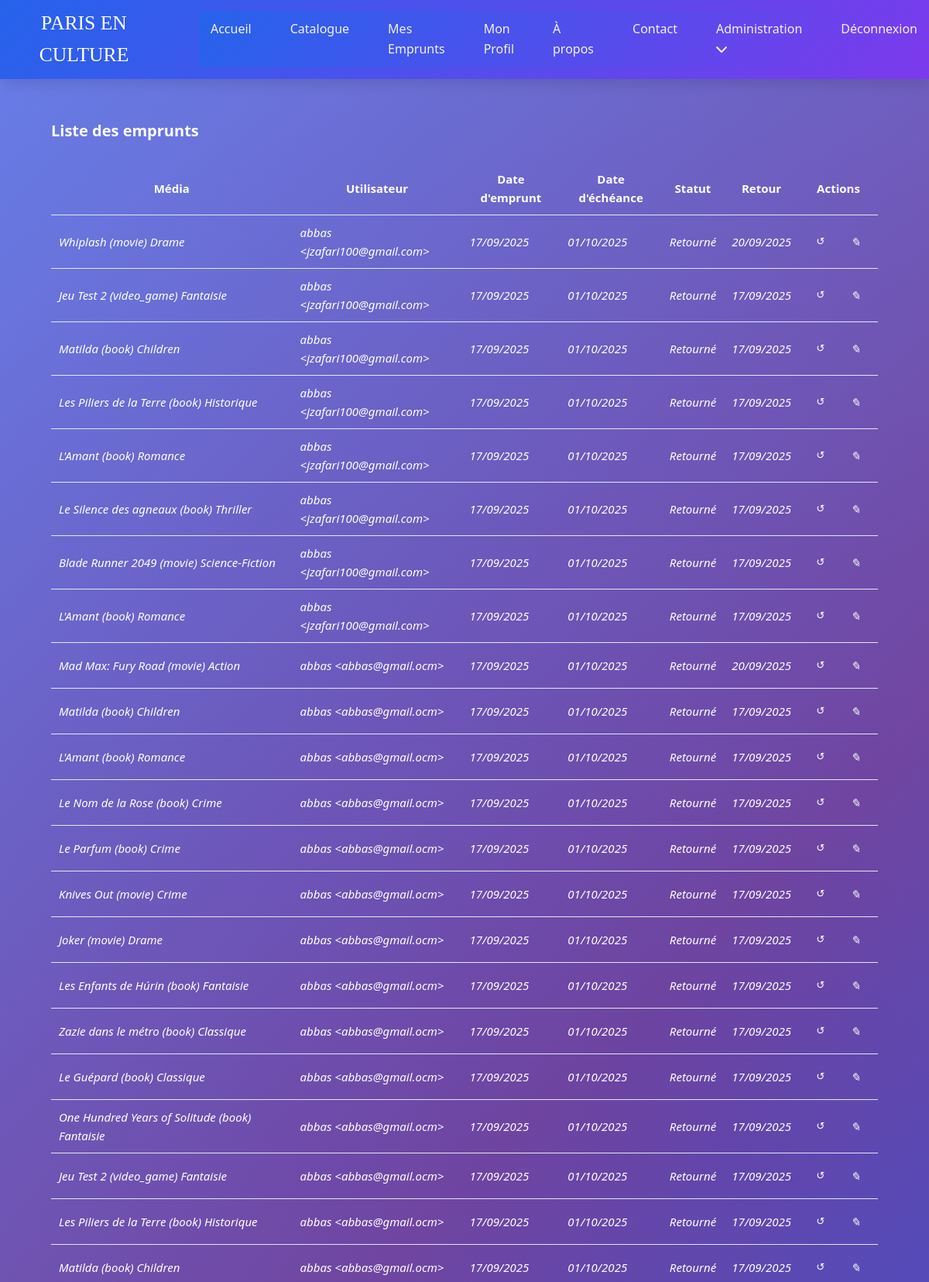
The page /public/admin/loans (signed in, upper part) on the database its author committed.
### tables this page shows
CREATE TABLE IF NOT EXISTS `loans` (
  `id` int NOT NULL AUTO_INCREMENT,
  `user_id` int NOT NULL,
  `media_id` int NOT NULL,
  `media_type` enum('book','movie','video_game') NOT NULL,
  `loan_date` datetime NOT NULL COMMENT 'Date et heure précise de l''emprunt',
  `return_date` datetime NOT NULL COMMENT 'Date et heure précise de retour prévue',
  `returned_at` datetime DEFAULT NULL COMMENT 'Date et heure réelle de retour',
  PRIMARY KEY (`id`),
  KEY `user_id` (`user_id`)
);

### core/view.php (called while the page is built, shortened)
<?php
function load_view($view, $data = [])
{
    $view_file = VIEW_PATH . '/' . $view . '.php';
    require $view_file;
}
function load_view_with_layout($view, $data = [], $layout = 'layout')
{
    load_view($view, $data);
}

### controllers/admin_controller.php (called while the page is built, shortened)
<?php
function admin_loans_list()
{
    $loans = get_all_loans();
    load_view_with_layout('admin/loans_list', ['loans' => $loans]);
}
function admin_loans()
{
    return admin_loans_list();
}

### core/router.php (called while the page is built, shortened)
<?php
function parse_request_url()
{
    $url = $_GET['url'] ?? '';
    $url = rtrim($url, '/');
    $url = filter_var($url, FILTER_SANITIZE_URL);
    $url_parts = explode('/', $url);
    $controller = $url_parts[0] ?? 'home';
    $action = $url_parts[1] ?? 'index';
    $params = array_slice($url_parts, 2);
    return [
        'controller' => $controller,
        'action' => $action,
        'params' => $params
    ];
}
function dispatch()
{
    $route = parse_request_url();
    $controller_name = $route['controller'];
    $action_name = $route['action'];
    $params = $route['params'];
    $action_function = $controller_name . '_' . $action_name;
    call_user_func_array($action_function, $params);
}

### public/index.php (called while the page is built, shortened)
<?php
require_once '../config/database.php';
require_once CORE_PATH . '/database.php';
require_once CORE_PATH . '/router.php';
require_once CORE_PATH . '/view.php';
require_once INCLUDE_PATH . '/helpers.php';
require_once MODEL_PATH . '/loan_model.php';
dispatch();

### models/loan_model.php (called while the page is built, shortened)
<?php
function get_all_loans($overdue_only = false) {
    $where = $overdue_only ? "WHERE l.returned_at IS NULL AND l.return_date < CURDATE()" : "";
    $query = "
        SELECT l.id, l.user_id, u.name AS user_name, u.email AS user_email, l.media_id, l.media_type,
               CASE l.media_type
                   WHEN 'book' THEN b.title
                   WHEN 'movie' THEN m.title
                   WHEN 'video_game' THEN v.title
               END AS media_title,
               CASE l.media_type
                   WHEN 'book' THEN b.gender
                   WHEN 'movie' THEN m.gender
                   WHEN 'video_game' THEN v.gender
               END AS media_genre,
               l.loan_date, l.return_date, l.returned_at
        FROM loans l
        JOIN users u ON l.user_id = u.id
        LEFT JOIN books b ON l.media_id = b.id AND l.media_type = 'book'
        LEFT JOIN movies m ON l.media_id = m.id AND l.media_type = 'movie'
        LEFT JOIN video_games v ON l.media_id = v.id AND l.media_type = 'video_game'
        $where
        ORDER BY l.loan_date DESC
    ";
    $loans = db_select($query);
    return $loans;
}
?>

### core/database.php (called while the page is built, shortened)
<?php
function db_connect() {
    static $pdo = null;
    if ($pdo === null) {
        try {
            $dsn = "mysql:host=" . DB_HOST . ";dbname=" . DB_NAME . ";charset=" . DB_CHARSET;
            $options = [
                PDO::ATTR_ERRMODE => PDO::ERRMODE_EXCEPTION,
                PDO::ATTR_DEFAULT_FETCH_MODE => PDO::FETCH_ASSOC,
                PDO::ATTR_EMULATE_PREPARES => false,
            ];
            $pdo = new PDO($dsn, DB_USER, DB_PASS, $options);
        } catch (PDOException $e) {
            die("Erreur de connexion à la base de données : " . $e->getMessage());
        }
    }
    return $pdo;
}
function db_select($query, $params = []) {
    $pdo = db_connect();
    $stmt = $pdo->prepare($query);
    $stmt->execute($params);
    return $stmt->fetchAll();
}

### views/admin/loans_list.php (the view, shortened to what this page needs)
<div class="admin-container">
    <div class="admin-header">
        <h1>Liste des emprunts</h1>
    </div>
    <?php if (empty($loans)): ?>
        <p>Aucun emprunt trouvé.</p>
    <?php else: ?>
        <table class="admin-table">
            <thead>
                <tr>
                    <th>Média</th>
                    <th>Utilisateur</th>
                    <th>Date d'emprunt</th>
                    <th>Date d'échéance</th>
                    <th>Statut</th>
                    <th>Retour</th>
                    <th>Actions</th>
                </tr>
            </thead>
            <tbody>
                <?php foreach ($loans as $loan): ?>
                    <?php
                    $is_overdue = !$loan['returned_at'] && strtotime($loan['return_date']) < time();
                    $status_class = $is_overdue ? 'overdue' : ($loan['returned_at'] ? 'returned' : 'in-progress');
                    $return_date = $loan['returned_at'] ? date('d/m/Y', strtotime($loan['returned_at'])) : 'Non retourné';
                    ?>
                    <tr class="<?php echo $status_class; ?>">
                        <td><?php echo e($loan['media_title'] . ' (' . $loan['media_type'] . ') ' . ($loan['media_genre'] ?? '')); ?></td>
                        <td><?php echo e($loan['user_name'] . ' <' . ($loan['user_email'] ?? '') . '>'); ?></td>
                        <td><?php echo date('d/m/Y', strtotime($loan['loan_date'])); ?></td>
                        <td><?php echo date('d/m/Y', strtotime($loan['return_date'])); ?></td>
                        <td><?php echo $is_overdue ? 'En retard (' . floor((time() - strtotime($loan['return_date'])) / (3600 * 24)) . ')' : ($loan['returned_at'] ? 'Retourné' : 'En cours'); ?></td>
                        <td><?php echo $return_date; ?></td>
                        <td class="actions">
                            <div class="action-group">
                                <form method="post" action="<?= url('admin/loan_return/' . $loan['id']); ?>" class="inline-form">
                                    <button type="submit" title="Retour" class="icon-btn">↺</button>
                                </form>
                                <a href="<?= url('admin/loan_edit/' . $loan['id']); ?>" class="icon-btn" title="Éditer">✎</a>
                            </div>
                        </td>
                    </tr>
                <?php endforeach; ?>
            </tbody>
        </table>
    <?php endif; ?>

### includes/helpers.php (shortened to what this page needs)
<?php
function escape($string)
{
    return htmlspecialchars((string)$string, ENT_QUOTES, 'UTF-8');
}
function e($string)
{
    echo escape($string);
}
function url($path = '')
{
    $base_url = rtrim(BASE_URL, '/');
    $path = ltrim($path, '/');
    return $base_url . '/' . $path;
}

### public/assets/css/style.css (style rules this page uses)
:root { --primary-color: #2563eb; --primary-hover: #1d4ed8; --secondary-color: #64748b; --success-color: #059669; --error-color: #dc2626; --warning-color: #d97706; --info-color: #0284c7; --background-color: #f1f5f9; --surface-color: #ffffff; --text-color: #0f172a; --text-muted: #64748b; --border-color: #e2e8f0; --accent-color: #7c3aed; --accent-hover: #6d28d9; --gradient-start: #667eea; --gradient-end: #764ba2; --white: #ffffff; --shadow: 0 1px 3px 0 rgba(0, 0, 0, 0.1); --shadow-md: 0 4px 6px -1px rgba(0, 0, 0, 0.1); --shadow-lg: 0 10px 15px -3px rgba(0, 0, 0, 0.1); --shadow-xl: 0 20px 25px -5px rgba(0, 0, 0, 0.1); }
body { font-family: 'Segoe UI', Tahoma, Geneva, Verdana, sans-serif; line-height: 1.6; background: radial-gradient(circle at 80% 20%, rgba(124, 58, 237, 0.15) 0%, rgba(124, 58, 237, 0) 25%), linear-gradient(135deg, #667eea 0%, #764ba2 25%, #2563eb 50%, #7c3aed 75%, #059669 100%); background-blend-mode: multiply; background-attachment: fixed; min-height: 100vh; display: flex; flex-direction: column; font-size: 14px; margin: 0; padding: 0; color: var(--text-color); }
.returned { color: #00ff00; font-style: italic; }
@media screen and (min-width: 576px) { body { font-size: 15px; } }

### public/assets/css/admin.css (style rules this page uses)
.admin-container { box-sizing: border-box; padding: 1rem; margin: 1.25rem auto; max-width: 1100px; }
.admin-header { display: flex; align-items: center; justify-content: space-between; gap: 12px; margin-bottom: 0.75rem; }
.admin-header h1 { margin: 0; font-size: 1.25rem; color:white; }
.admin-container h1 { margin-bottom: 0.75rem; }
.admin-container table { width: 100%; border-collapse: collapse; }
.admin-container table th, .admin-container table td { padding: 10px; border-bottom: 1px solid var(--border-color); }
.action-group { display: flex; gap: 8px; align-items: center; }
.icon-btn { display: inline-flex; align-items: center; justify-content: center; width: 36px; height: 36px; border-radius: 8px; border: 1px solid transparent; background: transparent; color: white; cursor: pointer; text-decoration: none; }
.admin-table { width: 100%; border-collapse: collapse; }
.admin-table thead { display: none; }
.admin-table tbody tr { color: #ffffff; display: block; background: rgba(255, 255, 255, 0.315); border-radius: 8px; padding: 12px; margin-bottom: 12px; box-shadow: var(--shadow); border: 1px solid var(--border-color); }
.admin-table td { display: flex; gap: 8px; align-items: center; justify-content: space-between; padding: 6px 0; }
@media (min-width: 900px) { .admin-table thead { color: #ffffff; display: table-header-group; } }
@media (min-width: 900px) { .admin-table tbody tr { display: table-row; background: transparent; box-shadow: none; border: none; margin: 0; } }
@media (min-width: 900px) { .admin-table td { display: table-cell; padding: 12px 14px; vertical-align: middle; } }

### rows shown on the page
loans: string "Whiplash (movie) Drame abbas <jzafari100@gmail.com>", loan_date "17/09/2025", return_date "01/10/2025", shows "Retourné", returned_at "20/09/2025"
loans: string "Jeu Test 2 (video_game) Fantaisie abbas <jzafari100@gmail.com>", loan_date "17/09/2025", return_date "01/10/2025", shows "Retourné", returned_at "17/09/2025"
loans: string "Matilda (book) Children abbas <jzafari100@gmail.com>", loan_date "17/09/2025", return_date "01/10/2025", shows "Retourné", returned_at "17/09/2025"
loans: string "Les Piliers de la Terre (book) Historique abbas <jzafari100@gmail.com>", loan_date "17/09/2025", return_date "01/10/2025", shows "Retourné", returned_at "17/09/2025"
loans: string "L'Amant (book) Romance abbas <jzafari100@gmail.com>", loan_date "17/09/2025", return_date "01/10/2025", shows "Retourné", returned_at "17/09/2025"
loans: string "Le Silence des agneaux (book) Thriller abbas <jzafari100@gmail.com>", loan_date "17/09/2025", return_date "01/10/2025", shows "Retourné", returned_at "17/09/2025"
loans: string "Blade Runner 2049 (movie) Science-Fiction abbas <jzafari100@gmail.com>", loan_date "17/09/2025", return_date "01/10/2025", shows "Retourné", returned_at "17/09/2025"
loans: string "L'Amant (book) Romance abbas <jzafari100@gmail.com>", loan_date "17/09/2025", return_date "01/10/2025", shows "Retourné", returned_at "17/09/2025"
loans: string "Mad Max: Fury Road (movie) Action abbas <abbas@gmail.ocm>", loan_date "17/09/2025", return_date "01/10/2025", shows "Retourné", returned_at "20/09/2025"
loans: string "Matilda (book) Children abbas <abbas@gmail.ocm>", loan_date "17/09/2025", return_date "01/10/2025", shows "Retourné", returned_at "17/09/2025"
loans: string "L'Amant (book) Romance abbas <abbas@gmail.ocm>", loan_date "17/09/2025", return_date "01/10/2025", shows "Retourné", returned_at "17/09/2025"
loans: string "Le Nom de la Rose (book) Crime abbas <abbas@gmail.ocm>", loan_date "17/09/2025", return_date "01/10/2025", shows "Retourné", returned_at "17/09/2025"
loans: string "Le Parfum (book) Crime abbas <abbas@gmail.ocm>", loan_date "17/09/2025", return_date "01/10/2025", shows "Retourné", returned_at "17/09/2025"
loans: string "Knives Out (movie) Crime abbas <abbas@gmail.ocm>", loan_date "17/09/2025", return_date "01/10/2025", shows "Retourné", returned_at "17/09/2025"
loans: string "Joker (movie) Drame abbas <abbas@gmail.ocm>", loan_date "17/09/2025", return_date "01/10/2025", shows "Retourné", returned_at "17/09/2025"
loans: string "Les Enfants de Húrin (book) Fantaisie abbas <abbas@gmail.ocm>", loan_date "17/09/2025", return_date "01/10/2025", shows "Retourné", returned_at "17/09/2025"
loans: string "Zazie dans le métro (book) Classique abbas <abbas@gmail.ocm>", loan_date "17/09/2025", return_date "01/10/2025", shows "Retourné", returned_at "17/09/2025"
loans: string "Le Guépard (book) Classique abbas <abbas@gmail.ocm>", loan_date "17/09/2025", return_date "01/10/2025", shows "Retourné", returned_at "17/09/2025"
loans: string "One Hundred Years of Solitude (book) Fantaisie abbas <abbas@gmail.ocm>", loan_date "17/09/2025", return_date "01/10/2025", shows "Retourné", returned_at "17/09/2025"
loans: string "Jeu Test 2 (video_game) Fantaisie abbas <abbas@gmail.ocm>", loan_date "17/09/2025", return_date "01/10/2025", shows "Retourné", returned_at "17/09/2025"
loans: string "Les Piliers de la Terre (book) Historique abbas <abbas@gmail.ocm>", loan_date "17/09/2025", return_date "01/10/2025", shows "Retourné", returned_at "17/09/2025"
loans: string "Matilda (book) Children abbas <abbas@gmail.ocm>", loan_date "17/09/2025", return_date "01/10/2025", shows "Retourné", returned_at "17/09/2025"

### other values the page prints
APP_NAME "PARIS EN CULTURE"
